Frame 1 (no input): blank canvas, image omitted
Frame 60 (no input): blank canvas, image omitted
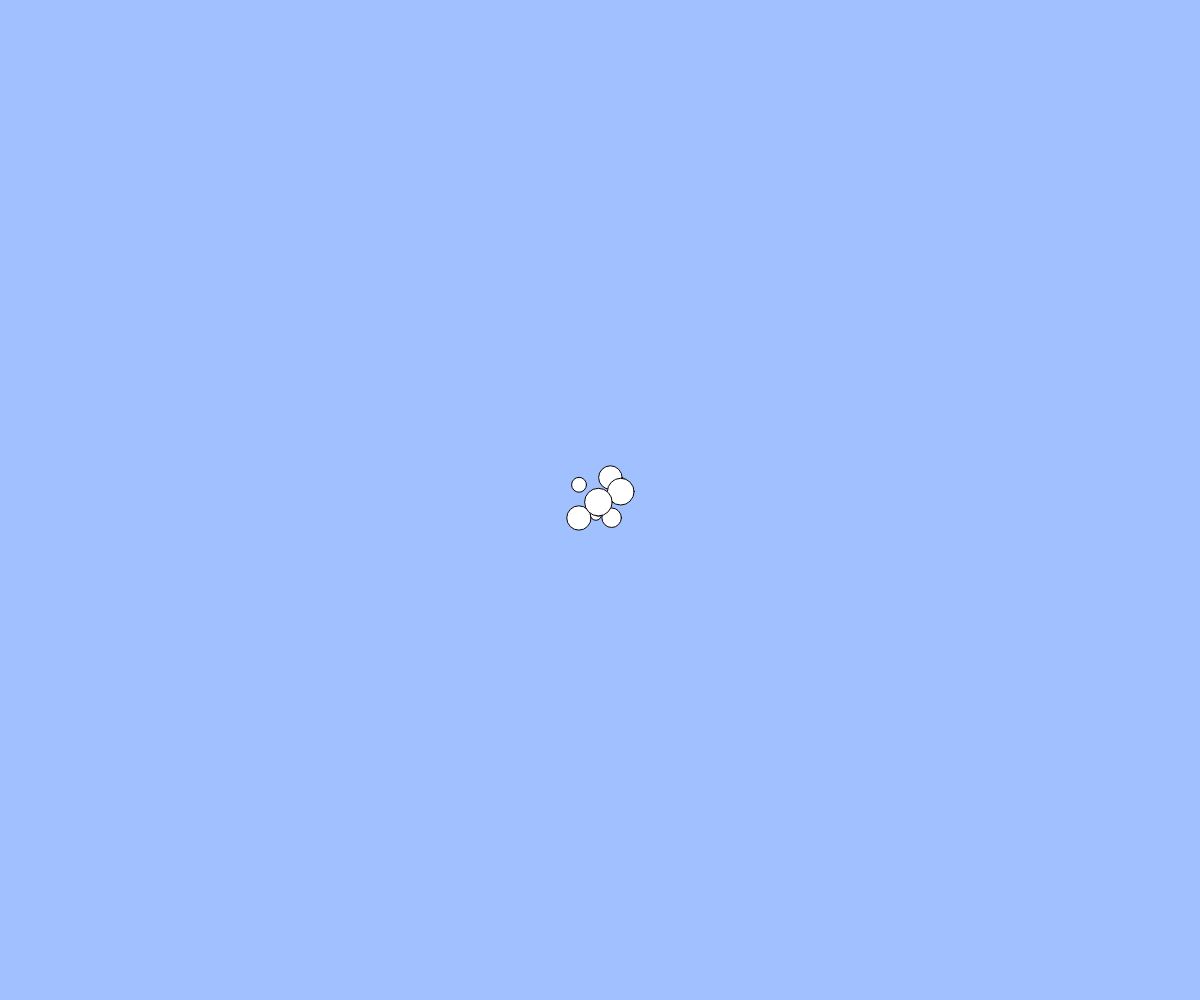
Frame 120 (the mouse pressed at the canvas centre since frame 60)

The p5.js sketch whose frames 1 and 60 were blank and that drew this single picture after the mouse press (run headless with seeded random() and noise() and a simulated clock; from frame 60 on, the mouse is pressed at the canvas centre):

// p5.js sketch
// ── sketch.js
//　テキスト「オブジェクト」
// 練習問題：ボールのサイズをランダムに変更してみよう
// 練習問題：何も操作しなくてもボールが湧いてくる機能を追加しよう

let balls;
let count;
let cycle;
let x,y;

function setup(){
  createCanvas(windowWidth, windowHeight);
  balls = [];
  count = 0;
  cycle = 300;

}

function draw(){
  background(160, 192, 255);
  for(let i = 0; i < balls.length; i++){
    let b = balls[i];
    ellipse(b.x, b.y, b.size);
    b.x += b.vx;
    b.y += b.vy;
  }


  count = (count+1) % cycle;
  if(count>100 && count<110){
    const b = { x:width/2, y:height/2 , size:random(10,30), vx:random(-2,2), vy:random(-2,2)};
    balls.push(b);
  }
}

function mouseDragged(){
  const dx = mouseX - pmouseX;
  const dy = mouseY - pmouseY;
  const r = random(10,30)
  if(mag(dx, dy) > 5){
    const b = { x: mouseX, y: mouseY, size:r, vx: dx, vy: dy };
    balls.push(b);
  }
}

function windowResized(){
  resizeCanvas(windowWidth, windowHeight);
}
